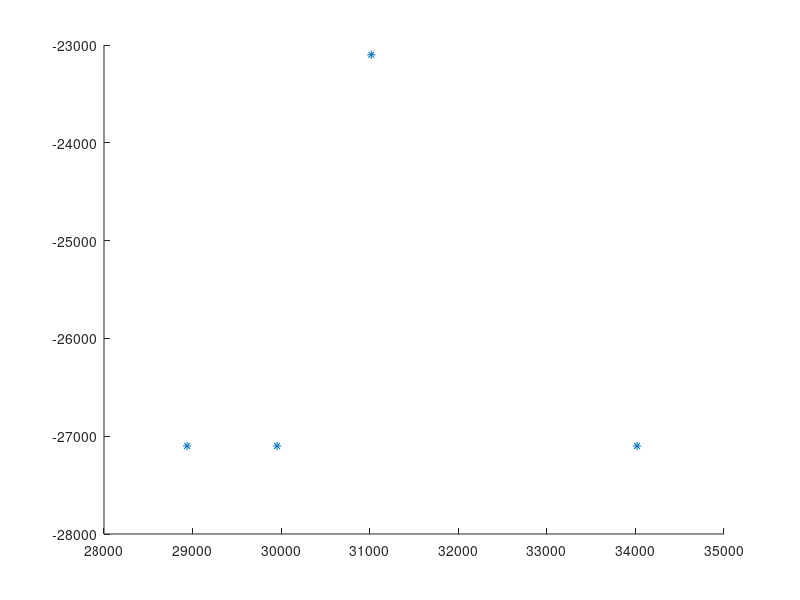

This chart was generated by the following MATLAB code: (Note: this script raises an error after producing the figure.)
%%
SIZE = 10000;
e = zeros(1,SIZE);
c = zeros(1,SIZE);
aileron_e = zeros(1,SIZE);
psi_ref = zeros(1,SIZE);
gamma_ref = zeros(1,SIZE);
%% This function is for testing for whether planned straight line can converge to straight line
%% This function is for testing for converge to planned straight line
xb = 31018;
yb = -23100;
xf = 34018;
yf = -27100;
Rl = 1016; %convert 3333 ft to 1016 meters
psif = 0;
xl         =   xf + 4 * Rl * cos(psif - pi);
yl         =   yf + 4 * Rl * sin(psif - pi);
xu = xl + Rl * cos(psif - pi);
yu = yl + Rl * sin(psif - pi);
dInput = [xf,yf;
          xl,yl;
          xu,yu;
          xb,yb];
      fh = figure;
ah = axes(fh);
hold(ah,'on');
plot(ah,dInput(:,1),dInput(:,2),'*')
hold on
p = nsidedpoly(1000, 'Center', [xl yl], 'Radius', 1016);
plot(p, 'FaceColor', 'r')
%%
V = 200; %constant UAV velocity 
g = 9.81; %gravitational acceleration
delta = 1000; %distance of the look ahead point
W_ip1 = [0 0]; %straight line origin
W_i = [xb-xl yb-yl]; %straight line destination
%^^^^^^^^^^^^^^^^definition of controller parameters^^^^^^^^^^^^^^^^^^^^^^^
k_p=0.8; %proportional gain
k_i=0.01; %integral gain
k_d=1; %derivative gain
%^^^^^^^^^^^^^^^^^^^Specification of time step^^^^^^^^^^^^^^^^^^^^^^^^^^^^^
dt= 0.1; % change time unit can speed up simulation
U_0=100; %initial UAV speed
U_d=120; %desired UAV speed 
%^^^^^^^^^^^^^^^^^^^^^^definition of desired path^^^^^^^^^^^^^^^^^^^^^^^^^^
path=[W_i;W_ip1];
%ao = 18;
%curr_x = xl + Rl*cos(ao*pi/180);
%curr_y = yl + Rl*sin(ao*pi/180);
psi=2.5; %Initial heading angle of UAV
%p=[1000 3000]; %initial position of UAV
p = [xb-xl yb-yl];%initial position of UAV
theta = atan2((W_ip1(2)-W_i(2)),(W_ip1(1)-W_i(1))); %Calculation of LOS angle
path_g = abs (((p(1) - W_i(1))^2) + ((p(2) - W_i(2))^2)) ^(1/2); %Ground distance
thetau = atan2((p(2)-W_i(2)),p(1)-W_i(1));%UAV angle at start of path
beta=theta-thetau;
Ru=((path_g^2)-((sin(beta)*path_g)^2))^(1/2);
%^^^^^^^^^^^^^^^^^^^^^^Definition of the look ahead point^^^^^^^^^^^^^^^^^^
x_i = ((Ru)+delta)*(cos(theta));
y_i = ((Ru)+delta)*(sin(theta));
p_i = [x_i y_i];
psi_d = atan2(y_i-(p(2)),x_i-(p(1))); %commanded heading angle
u = (psi_d-psi); %controller input for changing heading angle
%^^^^^^^^^^^^^^^^^^^^^^^^^^^^^^Motion of UAV^^^^^^^^^^^^^^^^^^^^^^^^^^^^^^^
x_d=U_0*(cos(psi))*dt;
y_d=U_0*(sin(psi))*dt;
 
%^^^^^^^^^^^^^^^estimation of heading angle and position^^^^^^^^^^^^^^^^^^^
P_new=[(p(1)+x_d),(p(2)+y_d)];
psi_new=(psi+u);
%^^^^^^^^^^^^^^^^^^^^^^over time positioning and heading of UAV^^^^^^^^^^^^
X=[p(1)];
Y=[p(2)];
S=511; %area of UAV wing
rho=0.3045; %density of air
b=59.64; %span of wing
mass = 333400; %mass of UAV
I_xx=0.247e8; %inertial moment
L_p=-1.076e7; %rolling moment
Cl_da=0.668e-2; %roll moment due to aileron deflection coefficient
Q_dS=1/2*rho*U_0^2*S;  %dynamic pressure
L_da=Q_dS*b*Cl_da;  %roll moment due to aileron
%^^^^^^^^^^^initialising controller^^^^^^^^^^^^^^^^^^^^^^^^^^^^^^^^^^^^^^^^
roll_ref=0;     %initial UAV roll position
rollrate_ref=0; %initial UAV rollrate
t_ei=0;         %thrust PI integrator
ei=0;           %aileron PID integrator
%^^^^^^^^^^^^^^^^^estimation of stability derivatives^^^^^^^^^^^^^^^^^^^^^^
a=L_p/I_xx;
beta=L_da/I_xx;
roll_d=atan(u*U_0/g); %desired roll calculation

if abs(roll_d) > 1.5;  %limit of roll

   if roll_d < 0;
      roll_d = -1.5;
   else if roll_d>0;
           roll_d = 1.5;
       end
   end
end
rollrate_d=roll_d*dt; %desired rollrate
aileron = k_p*(roll_d-roll_ref)+(k_i*ei)+k_d*(rollrate_d-rollrate_ref); %deflection of aileron
rollrate_new = (((a*rollrate_ref)+(beta*aileron))*dt); %new roll rate output
roll_new = (rollrate_new/dt)+roll_ref; %new roll output
roll_old=roll_ref; %old roll initialisation as feedback
rollrate_old=rollrate_ref; %initiallising old rollrate for feedback
%^^^^^^^^^^^^^^^^^^^^^^^^^^^^^^^control of thurst^^^^^^^^^^^^^^^^^^^^^^^^^^
t_ei=t_ei+(U_d-U_0)*dt;
thrust=k_p*(U_d-U_0)+(k_i*t_ei);
V_new=U_0+(thrust*dt);
V_old=V_new;
n = 0; %starting count

while (P_new(1)>W_ip1(1) && P_new(2)>W_ip1(2))
path_g = abs (((P_new(1) - W_i(1))^2) + ((P_new(2) - W_i(2))^2)) ^(1/2); %Calculation of UAV distance from origin
theta = atan2((W_ip1(2)-W_i(2)),(W_ip1(1)-W_i(1))); %path angle calculation
thetau = atan2((P_new(2)-W_i(2)),P_new(1)-W_i(1));%UAV path angle from origin

l_d=theta-thetau;
Ru=((path_g^2)-((path_g*sin(l_d))^2))^(1/2);
x_i = ((Ru)+delta)*(cos(theta));
y_i = ((Ru)+delta)*(sin(theta));
p_i = [x_i y_i];
psi_d = atan2((y_i-(P_new(2))),(x_i-(P_new(1)))); %calculation of desired heading angle
u = wrapToPi(psi_d-psi_new); %controller input for changing heading angle
ei=ei+((roll_d-roll_old)*dt); %updating the integrator
roll_d=atan(u*V_old/g); %desired roll calculation
if abs(roll_d) > 1.5
   if roll_d < 0
      roll_d = -1.5;
   else if roll_d>0
      roll_d = 1.5;
       end
    end
end
rollrate_d=(roll_d-roll_old)*dt; %calculation of desired rollrate
aileron = (k_p*(roll_d-roll_old)+(k_i*ei)+(k_d*(rollrate_d-rollrate_old))); %calculation of deflection of aileron
rollrate_new = (((a*rollrate_old)+(beta*aileron))*dt); %new rollrate calculation
roll_new = (rollrate_new/dt)+roll_old; %new roll angle calculation
rollrate_old=rollrate_new; %rollrate as feedback
roll_old=roll_new; %roll angle as feedback
%psi_old = psi_new; %UAV heading as feedback
psi_b=g/V_old*(tan(roll_new)); %due to new roll change in heading effect
psi_new = wrapToPi(psi_new+psi_b); %calculation of new heading angle
Q_dS=1/2*rho*V_old^2*S; %calculation of dynamic pressure
L_da=Q_dS*b*Cl_da; %due to aileron calculation of roll moment
beta=L_da/I_xx;
a=L_p/I_xx;
%Calculation of UAV movements
x_d=V_old*(cos(psi_new))*dt;
y_d=V_old*(sin(psi_new))*dt;
%contorl of thrust
t_ei=t_ei+(U_d-V_old)*dt;
  thrust=k_p*(U_d-V_old)+(k_i*t_ei);
   V_new=V_old+(thrust*dt);
V_old=V_new;
%estimation of new position of UAV
P_new=[(P_new(1)+x_d),(P_new(2)+y_d)] ;
figure(1)
Y=[ Y P_new(2)];
X=[ X P_new(1)];
plot(X,Y)
hold on
plot(path(:,1),path(:,2),':')
%xlim([0 10000]);
%ylim([0 10000]);
xlim([xl-xl-Rl xb-xl]);
ylim([yl-yl-Rl yb-yl]);
xlabel('x-direction in meter')
ylabel('y-direction in meter')
title('Followed path using carrot chasing algorithm')
drawnow
n = n+1
hold on
for j = n;
%array of measurment 
d = (abs(Ru^2 - path_g^2))^(1/2);
c(1 , j) = d;
e(1,j) = u;
aileron_e(1,j)=aileron;
psi_ref(1,j)= psi_d;
gamma_ref(1,j) = -15*pi/180;
end
end
%%^^^^^^^^^^^^^^^^^^^^^^^^^^^^^^^measurment plots^^^^^^^^^^^^^^^^^^^^^^^^^^^^
figure(2)
f = [1:1:n];
plot(f,e)
xlabel('time in (sec/100)')
ylabel('Change in heading in radian')
title('Variation in controller effort with time')
figure(3)
plot(f,c)
xlabel('time in (sec/100)')
ylabel('cross track deviation(ft)')
title('Variation of cross track deviation with time')
figure(4)
plot(f,aileron_e)
xlabel('time in (sec/100)')
ylabel('Deflection of aileron in radian')
title('Variation in aileron control with time')
plot(f,psi_ref)
xlabel('time in (sec/100)')
ylabel('heading new in radian')
title('Variation in controller effort with time')
figure(5)
plot(f,gamma_ref)
xlabel('time in (sec/100)')
ylabel('pitch angle in radian')
title('Variation in controller effort with time')
figure(6)
time = n*dt;
